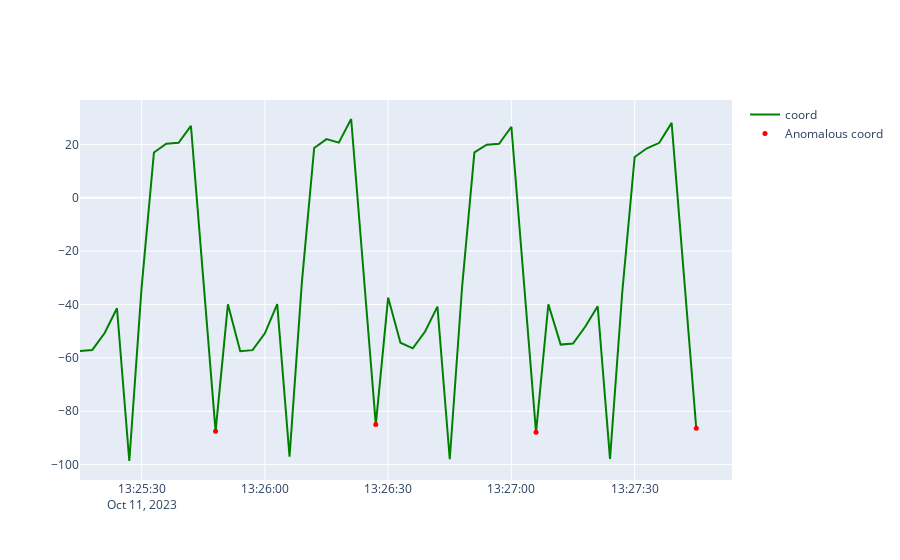

The code cell stored with this chart in its notebook:
### Code cell
# Reshape the data for prediction
X_pred = np.array([death_loop['coord'][i:i+timesteps] for i in range(len(death_loop) - timesteps)])

# Use the autoencoder to predict on the data
predictions = autoencoder.predict(X_pred)


# Calculate reconstruction error for each sequence
mse = np.mean(np.power(death_loop.values[-predictions.shape[0]:] - predictions[:, -1, :], 2), axis=1)

# Scale the MSE to a percentage
min_mse = np.min(mse)
max_mse = np.max(mse)
mse_percentage = ((mse - min_mse) / (max_mse - min_mse)) * 100

# Detect anomalies by comparing the scaled reconstruction error to some threshold
threshold = 60  # Define a threshold value (in percentage)

# Add 'is_anomalous' column to the DataFrame
death_loop = death_loop.iloc[-predictions.shape[0]:].copy()
death_loop['is_anomalous'] = mse_percentage > threshold
death_loop['mse_percentage'] = mse_percentage
normal['threshold'] = threshold



# Create a new figure
fig = go.Figure()


# Add a line for the actual load
fig.add_trace(go.Scatter(
    x=death_loop.index,
    y=death_loop["coord"],
    mode='lines',
    name='coord',
    line=dict(color='green'),  # specify line color here
))

# Add a line for the anomalous load
fig.add_trace(go.Scatter(
    x=death_loop[death_loop['is_anomalous']].index,
    y=death_loop[death_loop['is_anomalous']]["coord"],
    mode='markers',
    name='Anomalous coord',
    marker=dict(color='red', size=5),  # specify marker color and size here
))

# Show the plot
fig.show()
death_loop.to_csv('death_loop_result.csv')

### Figure 1 — Plotly figure (JSON) as saved in the notebook; plotly's stock layout.template omitted (floating-point values rounded to 4 significant figures)
{"data": [{"line": {"color": "green"}, "mode": "lines", "name": "coord", "type": "scatter", "x": ["2023-10-11T13:25:15", "2023-10-11T13:25:18", "2023-10-11T13:25:21", "2023-10-11T13:25:24", "2023-10-11T13:25:27", "2023-10-11T13:25:30", "2023-10-11T13:25:33", "2023-10-11T13:25:36", "2023-10-11T13:25:39", "2023-10-11T13:25:42", "2023-10-11T13:25:45", "2023-10-11T13:25:48", "2023-10-11T13:25:51", "2023-10-11T13:25:54", "2023-10-11T13:25:57", "2023-10-11T13:26:00", "2023-10-11T13:26:03", "2023-10-11T13:26:06", "2023-10-11T13:26:09", "2023-10-11T13:26:12", "2023-10-11T13:26:15", "2023-10-11T13:26:18", "2023-10-11T13:26:21", "2023-10-11T13:26:24", "2023-10-11T13:26:27", "2023-10-11T13:26:30", "2023-10-11T13:26:33", "2023-10-11T13:26:36", "2023-10-11T13:26:39", "2023-10-11T13:26:42", "2023-10-11T13:26:45", "2023-10-11T13:26:48", "2023-10-11T13:26:51", "2023-10-11T13:26:54", "2023-10-11T13:26:57", "2023-10-11T13:27:00", "2023-10-11T13:27:03", "2023-10-11T13:27:06", "2023-10-11T13:27:09", "2023-10-11T13:27:12", "2023-10-11T13:27:15", "2023-10-11T13:27:18", "2023-10-11T13:27:21", "2023-10-11T13:27:24", "2023-10-11T13:27:27", "2023-10-11T13:27:30", "2023-10-11T13:27:33", "2023-10-11T13:27:36", "2023-10-11T13:27:39", "2023-10-11T13:27:42", "2023-10-11T13:27:45"], "y": [-57.38, -57.03, -50.68, -41.4, -98.65, -33.49, 16.98, 20.26, 20.62, 26.99, -30.3, -87.53, -39.93, -57.52, -57.11, -50.78, -39.82, -97.01, -31.78, 18.69, 21.99, 20.66, 29.53, -27.76, -84.99, -37.38, -54.3, -56.43, -50.12, -40.8, -98.0, -33.44, 17.01, 19.91, 20.25, 26.62, -30.7, -87.91, -39.9, -55.01, -54.6, -48.25, -40.65, -97.85, -35.14, 15.28, 18.56, 20.6, 28.08, -29.2, -86.4]}, {"marker": {"color": "red", "size": 5}, "mode": "markers", "name": "Anomalous coord", "type": "scatter", "x": ["2023-10-11T13:25:48", "2023-10-11T13:26:27", "2023-10-11T13:27:06", "2023-10-11T13:27:45"], "y": [-87.53, -84.99, -87.91, -86.4]}], "layout": {}}
